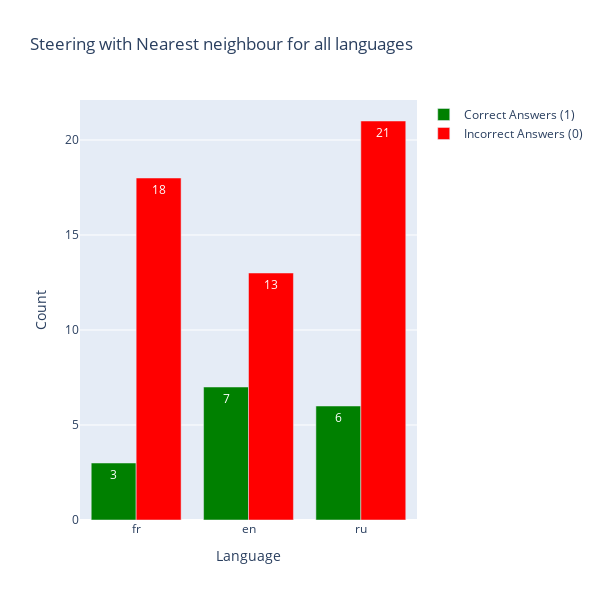

Here is the notebook cell this chart was saved with:
### Code cell
languages = []
correct_counts = []
incorrect_counts = []

for lang, values in all_language_generatin['neighbour_fr'].items():
    value_counts = Counter(values)
    languages.append(lang)
    correct_counts.append(value_counts[1])
    incorrect_counts.append(value_counts[0])

correct_color = 'green'
incorrect_color = 'red'

fig = go.Figure()

fig.add_trace(go.Bar(
    x=languages,
    y=correct_counts,
    name='Correct Answers (1)',
    text=correct_counts,
    textposition='auto',
    marker=dict(color=correct_color)
))

fig.add_trace(go.Bar(
    x=languages,
    y=incorrect_counts,
    name='Incorrect Answers (0)',
    text=incorrect_counts,
    textposition='auto',
    marker=dict(color=incorrect_color)
))

fig.update_layout(
    title='Steering with Nearest neighbour for all languages',
    xaxis_title='Language',
    yaxis_title='Count',
    barmode='group',
    width=600,
    height=600
)

fig.show()

### Figure 1 — Plotly figure (JSON) as saved in the notebook; plotly's stock layout.template omitted (floating-point values rounded to 4 significant figures)
{"data": [{"marker": {"color": "green"}, "name": "Correct Answers (1)", "text": ["3", "7", "6"], "textposition": "auto", "type": "bar", "x": ["fr", "en", "ru"], "y": [3, 7, 6]}, {"marker": {"color": "red"}, "name": "Incorrect Answers (0)", "text": ["18", "13", "21"], "textposition": "auto", "type": "bar", "x": ["fr", "en", "ru"], "y": [18, 13, 21]}], "layout": {"barmode": "group", "height": 600, "title": {"text": "Steering with Nearest neighbour for all languages"}, "width": 600, "xaxis": {"title": {"text": "Language"}}, "yaxis": {"title": {"text": "Count"}}}}
